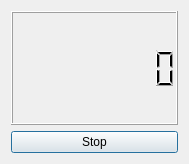
<?xml version="1.0" encoding="UTF-8"?>
<ui version="4.0">
 <class>StudyWindow</class>
 <widget class="QDialog" name="StudyWindow">
  <property name="geometry">
   <rect>
    <x>0</x>
    <y>0</y>
    <width>189</width>
    <height>164</height>
   </rect>
  </property>
  <property name="windowTitle">
   <string>Study</string>
  </property>
  <layout class="QGridLayout" name="gridLayout">
   <item row="0" column="0">
    <widget class="QLCDNumber" name="TimerDisplay">
     <property name="digitCount">
      <number>8</number>
     </property>
    </widget>
   </item>
   <item row="1" column="0">
    <widget class="QPushButton" name="StopButton">
     <property name="text">
      <string>Stop</string>
     </property>
    </widget>
   </item>
  </layout>
 </widget>
 <resources/>
 <connections/>
</ui>
